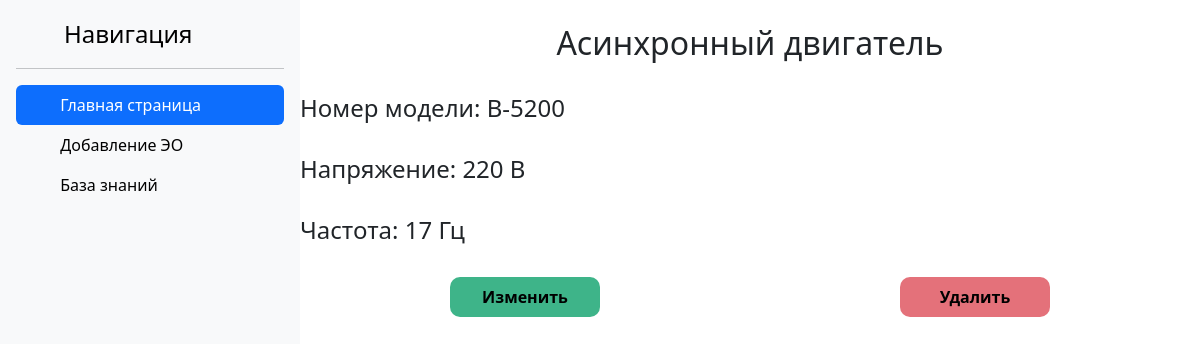
The app's page /eto/2 with its own data.
### eto/models.py (models this page shows, shortened)
class Dvigateli(models.Model):
    model = models.CharField('Название модели', max_length=100, default='') #поле до 255 символов
    vid_eto = models.CharField('Вид ЭТО', max_length=100, choices=VID_CHOICES)
    tip_1 = models.BooleanField('Основные', default=False)
    tip_2 = models.BooleanField('Дополнительные', default=False)
    tip_3 = models.BooleanField('Вспомогательные', default=False)
    napr = models.IntegerField('Напряжение',max_length=100)
    chast = models.IntegerField('Частота',max_length=100)
    class Meta:
        verbose_name = 'Двигатель'
        verbose_name_plural = 'Двигатели'

### eto/views.py (the view)
# urls.py: path('<int:pk>', views.EtoDetailView.as_view(), name='eto-detail'), #отслеживаем динамический параметр
class EtoDetailView(DetailView):
    model = Dvigateli
    template_name = 'eto/details_eto.html' #шаблон который будет запускаться
    context_object_name = 'eto' #ключ по которому мы передаём объект в нутрь шаблона

### eto/templates/eto/details_eto.html (shortened to what this page needs)
{% extends 'main/shablon.html' %}
{% block body %}
    <div class="features">
        <br><h2>{{ eto.vid_eto }}</h2><br>
        <h4>Номер модели: {{ eto.model }}</h4><br>
        <h4>Напряжение: {{ eto.napr }} В</h4><br>
        <h4>Частота: {{ eto.chast }} Гц</h4><br>
        <div class="bl">
        <a href="{% url 'eto-update' eto.id %}" class="but_u">Изменить</a>
        <a href="{% url 'eto-delete' eto.id %}" class="but_d">Удалить</a>
        </div>
    </div>
{% endblock %}

### main/static/main/css/diz.css (style rules this page uses)
h1, h2 { text-align: center; }
.bl { display: flex; justify-content: space-around; align-items: center; }
.but_u, .but_d { width: 150px; height: 40px; text-align: center; display: flex; align-items: center; justify-content: space-around; border-radius: 10px; font-weight: bold; text-decoration: none; color: black; }
.but_u { background-color: #3EB489; }
.but_d { background-color: #E4717A; }

### records on screen
Dvigateli: vid_eto "Асинхронный двигатель", model "B-5200", napr "220", chast "17"
